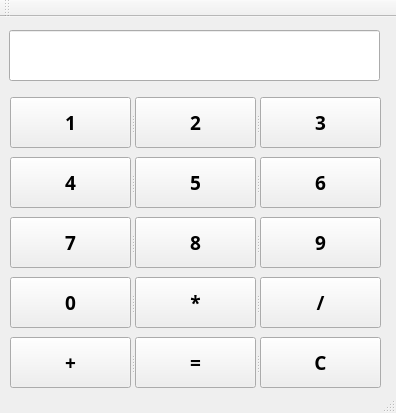
<?xml version="1.0" encoding="UTF-8"?>
<ui version="4.0">
 <class>MainWindow</class>
 <widget class="QMainWindow" name="MainWindow">
  <property name="geometry">
   <rect>
    <x>0</x>
    <y>0</y>
    <width>396</width>
    <height>413</height>
   </rect>
  </property>
  <property name="contextMenuPolicy">
   <enum>Qt::DefaultContextMenu</enum>
  </property>
  <property name="windowTitle">
   <string>计算机小程序</string>
  </property>
  <widget class="QWidget" name="centralWidget">
   <widget class="QLineEdit" name="screen">
    <property name="geometry">
     <rect>
      <x>9</x>
      <y>13</y>
      <width>371</width>
      <height>51</height>
     </rect>
    </property>
    <property name="font">
     <font>
      <family>Agency FB</family>
      <pointsize>18</pointsize>
      <weight>75</weight>
      <bold>true</bold>
     </font>
    </property>
    <property name="readOnly">
     <bool>true</bool>
    </property>
   </widget>
   <widget class="QSplitter" name="splitter_4">
    <property name="geometry">
     <rect>
      <x>10</x>
      <y>200</y>
      <width>371</width>
      <height>51</height>
     </rect>
    </property>
    <property name="font">
     <font>
      <family>Agency FB</family>
      <pointsize>14</pointsize>
      <weight>75</weight>
      <bold>true</bold>
     </font>
    </property>
    <property name="orientation">
     <enum>Qt::Horizontal</enum>
    </property>
    <widget class="QPushButton" name="b7">
     <property name="text">
      <string>7</string>
     </property>
    </widget>
    <widget class="QPushButton" name="b8">
     <property name="text">
      <string>8</string>
     </property>
    </widget>
    <widget class="QPushButton" name="b9">
     <property name="text">
      <string>9</string>
     </property>
    </widget>
   </widget>
   <widget class="QSplitter" name="splitter_5">
    <property name="geometry">
     <rect>
      <x>10</x>
      <y>260</y>
      <width>371</width>
      <height>51</height>
     </rect>
    </property>
    <property name="orientation">
     <enum>Qt::Horizontal</enum>
    </property>
    <widget class="QPushButton" name="badd_2">
     <property name="font">
      <font>
       <family>Agency FB</family>
       <pointsize>14</pointsize>
       <weight>75</weight>
       <bold>true</bold>
      </font>
     </property>
     <property name="text">
      <string>0</string>
     </property>
    </widget>
    <widget class="QPushButton" name="bc">
     <property name="font">
      <font>
       <family>Agency FB</family>
       <pointsize>14</pointsize>
       <weight>75</weight>
       <bold>true</bold>
      </font>
     </property>
     <property name="text">
      <string>*</string>
     </property>
    </widget>
    <widget class="QPushButton" name="bcc">
     <property name="font">
      <font>
       <family>Agency FB</family>
       <pointsize>14</pointsize>
       <weight>75</weight>
       <bold>true</bold>
      </font>
     </property>
     <property name="text">
      <string>/</string>
     </property>
    </widget>
   </widget>
   <widget class="QSplitter" name="splitter">
    <property name="geometry">
     <rect>
      <x>10</x>
      <y>80</y>
      <width>371</width>
      <height>51</height>
     </rect>
    </property>
    <property name="orientation">
     <enum>Qt::Horizontal</enum>
    </property>
    <widget class="QPushButton" name="b1">
     <property name="font">
      <font>
       <family>Agency FB</family>
       <pointsize>14</pointsize>
       <weight>75</weight>
       <bold>true</bold>
      </font>
     </property>
     <property name="text">
      <string>1</string>
     </property>
    </widget>
    <widget class="QPushButton" name="b2">
     <property name="font">
      <font>
       <family>Agency FB</family>
       <pointsize>14</pointsize>
       <weight>75</weight>
       <bold>true</bold>
      </font>
     </property>
     <property name="text">
      <string>2</string>
     </property>
    </widget>
    <widget class="QPushButton" name="b3">
     <property name="font">
      <font>
       <family>Agency FB</family>
       <pointsize>14</pointsize>
       <weight>75</weight>
       <bold>true</bold>
      </font>
     </property>
     <property name="text">
      <string>3</string>
     </property>
    </widget>
   </widget>
   <widget class="QSplitter" name="splitter_2">
    <property name="geometry">
     <rect>
      <x>10</x>
      <y>320</y>
      <width>371</width>
      <height>51</height>
     </rect>
    </property>
    <property name="orientation">
     <enum>Qt::Horizontal</enum>
    </property>
    <widget class="QPushButton" name="badd">
     <property name="font">
      <font>
       <family>Agency FB</family>
       <pointsize>14</pointsize>
       <weight>75</weight>
       <bold>true</bold>
      </font>
     </property>
     <property name="text">
      <string>+</string>
     </property>
    </widget>
    <widget class="QPushButton" name="bequal">
     <property name="font">
      <font>
       <family>Agency FB</family>
       <pointsize>14</pointsize>
       <weight>75</weight>
       <bold>true</bold>
      </font>
     </property>
     <property name="text">
      <string>=</string>
     </property>
    </widget>
    <widget class="QPushButton" name="bclear">
     <property name="font">
      <font>
       <family>Agency FB</family>
       <pointsize>14</pointsize>
       <weight>75</weight>
       <bold>true</bold>
      </font>
     </property>
     <property name="text">
      <string>C</string>
     </property>
    </widget>
   </widget>
   <widget class="QSplitter" name="splitter_3">
    <property name="geometry">
     <rect>
      <x>10</x>
      <y>140</y>
      <width>371</width>
      <height>51</height>
     </rect>
    </property>
    <property name="font">
     <font>
      <family>Agency FB</family>
      <pointsize>14</pointsize>
      <weight>75</weight>
      <bold>true</bold>
     </font>
    </property>
    <property name="orientation">
     <enum>Qt::Horizontal</enum>
    </property>
    <widget class="QPushButton" name="b4">
     <property name="text">
      <string>4</string>
     </property>
    </widget>
    <widget class="QPushButton" name="b5">
     <property name="text">
      <string>5</string>
     </property>
    </widget>
    <widget class="QPushButton" name="b6">
     <property name="text">
      <string>6</string>
     </property>
    </widget>
   </widget>
  </widget>
  <widget class="QToolBar" name="mainToolBar">
   <attribute name="toolBarArea">
    <enum>TopToolBarArea</enum>
   </attribute>
   <attribute name="toolBarBreak">
    <bool>false</bool>
   </attribute>
  </widget>
  <widget class="QStatusBar" name="statusBar"/>
 </widget>
 <layoutdefault spacing="6" margin="11"/>
 <resources/>
 <connections/>
</ui>
